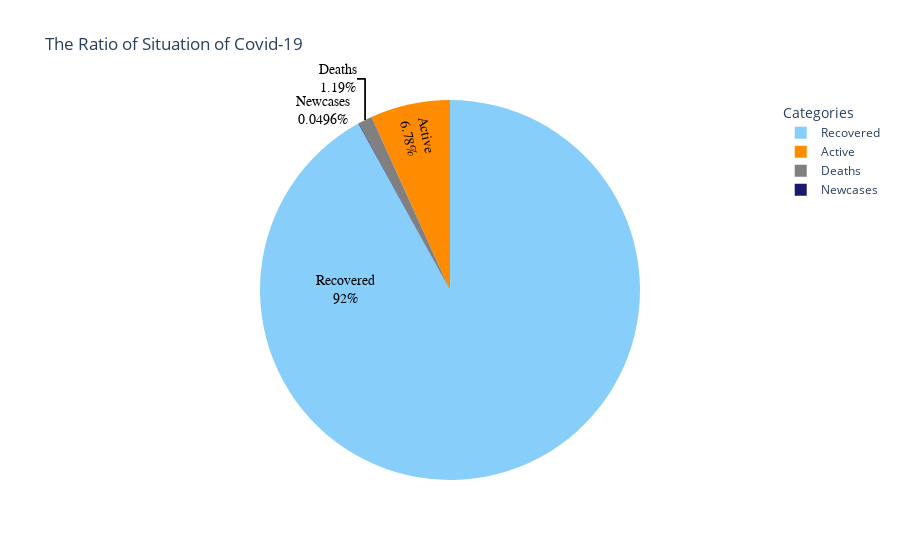

This figure's notebook cell:
### Markdown cell above
# The scatter above illustrates the numbers of confirmed cases of Covid-19 among 7 continents in the world. The scatter highlights that Europe is the worst affected continent compare to others as it reach to total 200 million confirmed cases. Asia is the second worst of affected continents it has 150 million confirmed cases; North Ameirica rank to the thrid and the fourth goes to South America followed by Africa and Oceania.
# As of May 2022, Over 520 million confirmed cases have been reported globally. This is not a bright sign as it can tell the pandemic has impacted almost every corner of life.This may probably due to an opportunity to stop the spread of the virus during its early stages was missed and it caused serious consequences for many countries such as causing economies to stall, stretching healthcare systems to the limit and governments have been forced to implement harsh restrictions on human activity to control the spread of the virus.

### Code cell
colors = {'Recovered':'lightskyblue','Active':'darkorange', 'Deaths':'grey', 'Newcases':'midnightblue'}
labels = df_con[1:5]['Categories'].values

fig = px.pie(df_con[1:5], values='World cases', names=labels, color='Categories', 
             title='The Ratio of Situation of Covid-19', color_discrete_map= colors)

fig.update_traces(textposition='auto', textfont_color="black", textinfo='percent+label', insidetextorientation='radial',
                 textfont_size=14, textfont_family="Arial Black")

fig.update_layout(legend_title="Categories")

fig.show()

### Figure 1 — Plotly figure (JSON) as saved in the notebook; plotly's stock layout.template omitted (floating-point values rounded to 4 significant figures)
{"data": [{"customdata": [["Active"], ["Newcases"], ["Deaths"], ["Recovered"]], "domain": {"x": [0, 1], "y": [0, 1]}, "hovertemplate": "label=%{label}<br>World cases=%{value}<br>Categories=%{customdata[0]}<extra></extra>", "insidetextorientation": "radial", "labels": ["Active", "Newcases", "Deaths", "Recovered"], "legendgroup": "", "marker": {"colors": ["darkorange", "midnightblue", "grey", "lightskyblue"]}, "name": "", "showlegend": true, "textfont": {"color": "black", "family": "Arial Black", "size": 14}, "textinfo": "percent+label", "textposition": "auto", "type": "pie", "values": [35644508, 260760, 6250947, 483515973]}], "layout": {"legend": {"title": {"text": "Categories"}, "tracegroupgap": 0}, "title": {"text": "The Ratio of Situation of Covid-19"}}}
